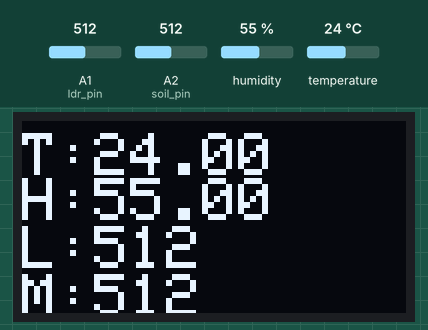
The sketch below on a simulated Arduino Uno, built with avr-gcc and run on an emulated ATmega328P. Shown: 128×64 one-colour display. Wiring (inferred from the names in the program): DHT11 sensor: data A0. The test bench sets the inputs (shaded band); at power-on: humidity 55 %, A1 (ldr_pin) = 512, A2 (soil_pin) = 512, temperature 24 °C. What the sketch prints to the serial monitor is not drawn.

Above: at 3.2 s.
3.3 s: humidity set to 22 %
At 12.7 s:
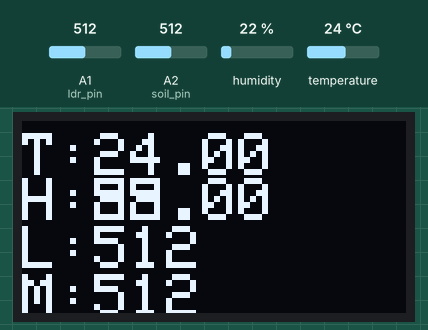
13.3 s: A1 (ldr_pin) set to 716
At 22.3 s:
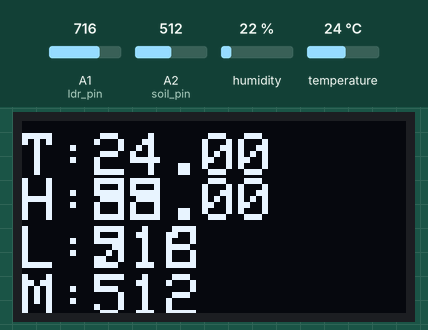
23.1 s: A2 (soil_pin) set to 716
At 31.9 s:
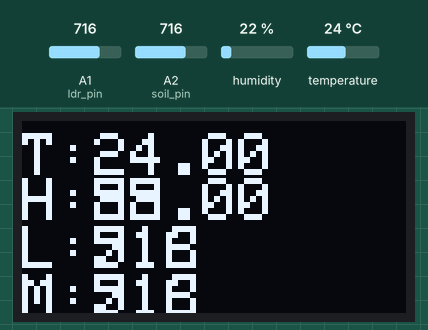
32.8 s: temperature set to 12 °C
At 42.2 s:
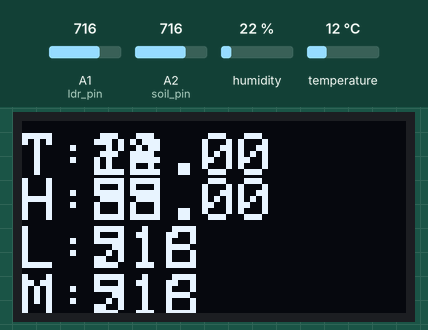
42.5 s: A1 (ldr_pin) set to 992
At 51.6 s:
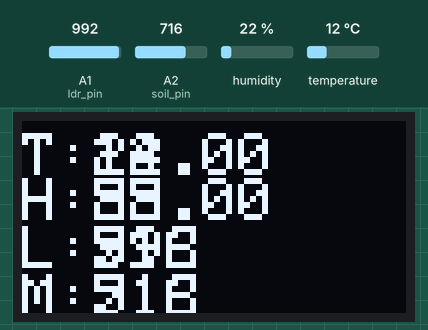
52.2 s: A2 (soil_pin) set to 992
At 61.1 s:
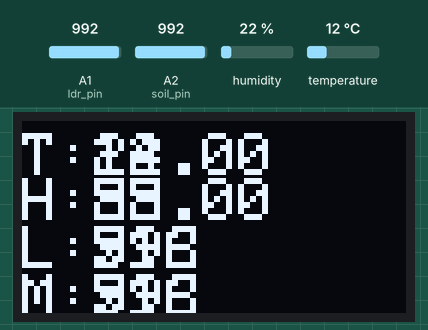
Timing chart, 0 to 62.6 s (numbered marks = the images above; inputs shaded):
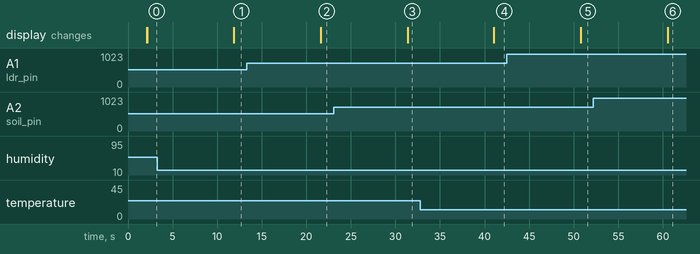

Measured:
- after the input at 3.3 s, the display: changes after 8.5 s (image 1)
- after the input at 13.3 s, the display: changes after 8.3 s (image 2)
- after the input at 23.1 s, the display: changes after 8.3 s (image 3)
- after the input at 32.8 s, the display: changes after 8.2 s (image 4)
- after the input at 42.5 s, the display: changes after 8.3 s (image 5)
- after the input at 52.2 s, the display: changes after 8.4 s (image 6)

The sketch:

Task6_OLED.ino
```cpp
#include <Wire.h>
#include <Adafruit_GFX.h>
#include <Adafruit_SSD1306.h>

#define SCREEN_WIDTH 128 // OLED display width,  in pixels
#define SCREEN_HEIGHT 64 // OLED display height, in pixels


#include "dht.h"
#define dht_apin A0
dht DHT;

const int ldr_pin = A1;

#define soil_pin A2
int soilMois;

Adafruit_SSD1306 oled(SCREEN_WIDTH, SCREEN_HEIGHT, &Wire, -1);// declare an SSD1306 display object connected to I2C

void setup() {
  Serial.begin(9600);
  if (!oled.begin(SSD1306_SWITCHCAPVCC, 0x3C)) {// initialize OLED display with address 0x3C for 128x64
    Serial.println(F("SSD1306 allocation failed"));
    while (true);
  }

  delay(2000);         // wait for initializing
  oled.clearDisplay(); // clear display

  oled.setTextSize(2);
  oled.setTextColor(WHITE);
}

void loop() {
  DHT.read11(dht_apin);
  Serial.print(DHT.temperature);
  Serial.print(" ");
  Serial.print(DHT.humidity);
  Serial.print(" ");
  oled.setCursor(0, 4);        // position to display
  oled.print("T:");
  oled.println(DHT.temperature); // text to display
  oled.display();

  oled.setCursor(0, 19);
  oled.print("H:");
  oled.println(DHT.humidity);
  oled.display();

  int ldrStatus = analogRead(ldr_pin);
  Serial.print(ldrStatus);
  Serial.print(" ");
  oled.setCursor(0, 35);
  oled.print("L:");
  oled.println(ldrStatus);
  oled.display();

  soilMois = analogRead(soil_pin);
  Serial.println(soilMois);
  oled.setCursor(0, 51);
  oled.print("M:");
  oled.println(soilMois);
  oled.display();// show on OLED

  delay(9600);
}
```

dht.cpp
```cpp
//
//    FILE: dht22.cpp
// VERSION: 0.1.00
// PURPOSE: DHT22 Temperature & Humidity Sensor library for Arduino
//
// DATASHEET:
//
// HISTORY:
// 0.1.0 by Rob Tillaart (01/04/2011)
// inspired by DHT11 library
//

#include "dht.h"

#define TIMEOUT 10000

/////////////////////////////////////////////////////
//
// PUBLIC
//


// return values:
//  0 : OK
// -1 : checksum error
// -2 : timeout
int dht::read11(uint8_t pin)
{
	// READ VALUES
	int rv = read(pin);
	if (rv != 0) return rv;

	// CONVERT AND STORE
	humidity    = bits[0];  // bit[1] == 0;
	temperature = bits[2];  // bits[3] == 0;

	// TEST CHECKSUM
	uint8_t sum = bits[0] + bits[2]; // bits[1] && bits[3] both 0
	if (bits[4] != sum) return -1;

	return 0;
}

// return values:
//  0 : OK
// -1 : checksum error
// -2 : timeout
int dht::read22(uint8_t pin)
{
	// READ VALUES
	int rv = read(pin);
	if (rv != 0) return rv;

	// CONVERT AND STORE
	humidity    = word(bits[0], bits[1]) * 0.1;

	int sign = 1;
	if (bits[2] & 0x80) // negative temperature
	{
		bits[2] = bits[2] & 0x7F;
		sign = -1;
	}
	temperature = sign * word(bits[2], bits[3]) * 0.1;


	// TEST CHECKSUM
	uint8_t sum = bits[0] + bits[1] + bits[2] + bits[3];
	if (bits[4] != sum) return -1;

	return 0;
}

/////////////////////////////////////////////////////
//
// PRIVATE
//

// return values:
//  0 : OK
// -2 : timeout
int dht::read(uint8_t pin)
{
	// INIT BUFFERVAR TO RECEIVE DATA
	uint8_t cnt = 7;
	uint8_t idx = 0;

	// EMPTY BUFFER
	for (int i=0; i< 5; i++) bits[i] = 0;

	// REQUEST SAMPLE
	pinMode(pin, OUTPUT);
	digitalWrite(pin, LOW);
	delay(20);
	digitalWrite(pin, HIGH);
	delayMicroseconds(40);
	pinMode(pin, INPUT);

	// GET ACKNOWLEDGE or TIMEOUT
	unsigned int loopCnt = TIMEOUT;
	while(digitalRead(pin) == LOW)
		if (loopCnt-- == 0) return -2;

	loopCnt = TIMEOUT;
	while(digitalRead(pin) == HIGH)
		if (loopCnt-- == 0) return -2;

	// READ THE OUTPUT - 40 BITS => 5 BYTES
	for (int i=0; i<40; i++)
	{
		loopCnt = TIMEOUT;
		while(digitalRead(pin) == LOW)
			if (loopCnt-- == 0) return -2;

		unsigned long t = micros();

		loopCnt = TIMEOUT;
		while(digitalRead(pin) == HIGH)
			if (loopCnt-- == 0) return -2;

		if ((micros() - t) > 40) bits[idx] |= (1 << cnt);
		if (cnt == 0)   // next byte?
		{
			cnt = 7;
			idx++;
		}
		else cnt--;
	}

	return 0;
}
//
// END OF FILE
//
```

dht.h
```cpp
//
//    FILE: dht.h
// VERSION: 0.1.00
// PURPOSE: DHT Temperature & Humidity Sensor library for Arduino
//
//     URL: http://arduino.cc/playground/Main/DHTLib
//
// HISTORY:
// see dht.cpp file
//

#ifndef dht_h
#define dht_h

#if ARDUINO >= 100
 #include "Arduino.h"
#else
 #include "WProgram.h"
#endif

#define DHT_LIB_VERSION "0.1.00"

class dht
{
public:
	int read11(uint8_t pin);
    int read22(uint8_t pin);
	double humidity;
	double temperature;

private:
	uint8_t bits[5];  // buffer to receive data
	int read(uint8_t pin);
};
#endif
//
// END OF FILE
//
```
